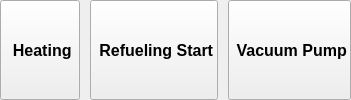
                      <widget class="QWidget" name="btn_group_a">
                       <layout class="QHBoxLayout" name="horizontalLayout_41">
                        <property name="spacing">
                         <number>10</number>
                        </property>
                        <property name="leftMargin">
                         <number>0</number>
                        </property>
                        <property name="topMargin">
                         <number>0</number>
                        </property>
                        <property name="rightMargin">
                         <number>0</number>
                        </property>
                        <property name="bottomMargin">
                         <number>0</number>
                        </property>
                        <item>
                         <widget class="QPushButton" name="heat_btn_a">
                          <property name="sizePolicy">
                           <sizepolicy hsizetype="Preferred" vsizetype="Preferred">
                            <horstretch>0</horstretch>
                            <verstretch>0</verstretch>
                           </sizepolicy>
                          </property>
                          <property name="maximumSize">
                           <size>
                            <width>16777215</width>
                            <height>150</height>
                           </size>
                          </property>
                          <property name="font">
                           <font>
                            <family>Segoe UI</family>
                            <pointsize>12</pointsize>
                            <weight>75</weight>
                            <bold>true</bold>
                           </font>
                          </property>
                          <property name="styleSheet">
                           <string notr="true"/>
                          </property>
                          <property name="text">
                           <string> Heating</string>
                          </property>
                          <property name="icon">
                           <iconset resource="../../../../Pictures/QT_Icon/Icon.qrc">
                            <normaloff>:/newPrefix/heat.png</normaloff>:/newPrefix/heat.png</iconset>
                          </property>
                          <property name="iconSize">
                           <size>
                            <width>30</width>
                            <height>30</height>
                           </size>
                          </property>
                          <property name="checkable">
                           <bool>true</bool>
                          </property>
                         </widget>
                        </item>
                        <item>
                         <widget class="QPushButton" name="refuel_btn_a">
                          <property name="sizePolicy">
                           <sizepolicy hsizetype="Preferred" vsizetype="Preferred">
                            <horstretch>0</horstretch>
                            <verstretch>0</verstretch>
                           </sizepolicy>
                          </property>
                          <property name="maximumSize">
                           <size>
                            <width>16777215</width>
                            <height>150</height>
                           </size>
                          </property>
                          <property name="font">
                           <font>
                            <family>Segoe UI</family>
                            <pointsize>12</pointsize>
                            <weight>75</weight>
                            <bold>true</bold>
                           </font>
                          </property>
                          <property name="styleSheet">
                           <string notr="true"/>
                          </property>
                          <property name="text">
                           <string> Refueling Start</string>
                          </property>
                          <property name="icon">
                           <iconset resource="../../../../Pictures/QT_Icon/Icon.qrc">
                            <normaloff>:/newPrefix/gas-pump-alt.png</normaloff>:/newPrefix/gas-pump-alt.png</iconset>
                          </property>
                          <property name="iconSize">
                           <size>
                            <width>30</width>
                            <height>30</height>
                           </size>
                          </property>
                          <property name="checkable">
                           <bool>true</bool>
                          </property>
                         </widget>
                        </item>
                        <item>
                         <widget class="QPushButton" name="vacuum_btn_a">
                          <property name="sizePolicy">
                           <sizepolicy hsizetype="Preferred" vsizetype="Preferred">
                            <horstretch>0</horstretch>
                            <verstretch>0</verstretch>
                           </sizepolicy>
                          </property>
                          <property name="maximumSize">
                           <size>
                            <width>16777215</width>
                            <height>150</height>
                           </size>
                          </property>
                          <property name="font">
                           <font>
                            <family>Segoe UI</family>
                            <pointsize>12</pointsize>
                            <weight>75</weight>
                            <bold>true</bold>
                           </font>
                          </property>
                          <property name="styleSheet">
                           <string notr="true"/>
                          </property>
                          <property name="text">
                           <string> Vacuum Pump</string>
                          </property>
                          <property name="icon">
                           <iconset resource="../../../../Pictures/QT_Icon/Icon.qrc">
                            <normaloff>:/newPrefix/pump.png</normaloff>:/newPrefix/pump.png</iconset>
                          </property>
                          <property name="iconSize">
                           <size>
                            <width>30</width>
                            <height>30</height>
                           </size>
                          </property>
                          <property name="checkable">
                           <bool>true</bool>
                          </property>
                         </widget>
                        </item>
                       </layout>
                      </widget>
